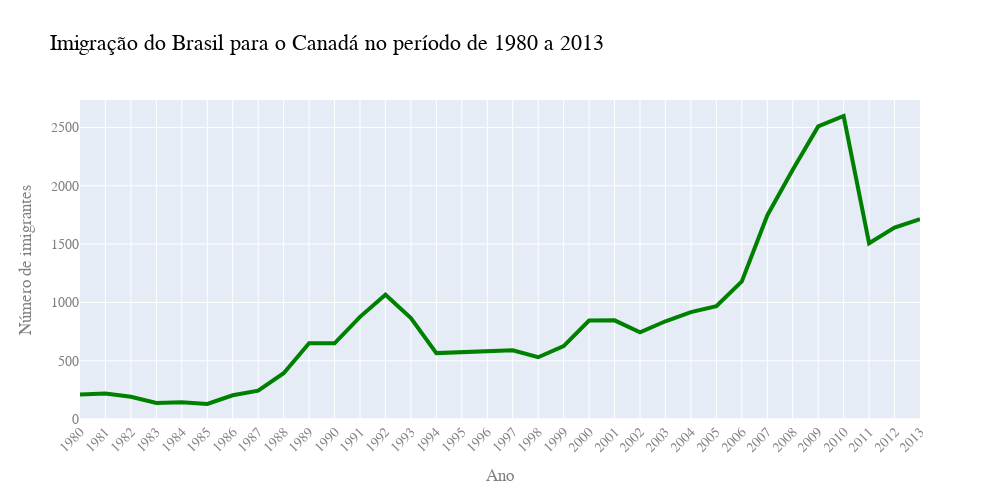

Notebook code cell kept with this figure:
### Code cell
fig = px.line(dados_brasil, x='ano', y='imigrantes',
              title='Imigração do Brasil para o Canadá no período de 1980 a 2013')
fig.update_traces(line_color='green', line_width=4)
fig.update_layout(width=1000, height=500,
                  xaxis={'tickangle': -45},
                  font_family='Arial',
                  font_size=14,
                  font_color='grey',
                  title_font_color='black',
                  title_font_size=22,
                  xaxis_title='Ano',
                  yaxis_title='Número de imigrantes')
fig.show()

### Figure 1 — Plotly figure (JSON) as saved in the notebook; plotly's stock layout.template omitted (floating-point values rounded to 4 significant figures)
{"data": [{"hovertemplate": "ano=%{x}<br>imigrantes=%{y}<extra></extra>", "legendgroup": "", "line": {"color": "green", "dash": "solid", "width": 4}, "marker": {"symbol": "circle"}, "mode": "lines", "name": "", "orientation": "v", "showlegend": false, "type": "scatter", "x": ["1980", "1981", "1982", "1983", "1984", "1985", "1986", "1987", "1988", "1989", "1990", "1991", "1992", "1993", "1994", "1995", "1996", "1997", "1998", "1999", "2000", "2001", "2002", "2003", "2004", "2005", "2006", "2007", "2008", "2009", "2010", "2011", "2012", "2013"], "xaxis": "x", "y": [211, 220, 192, 139, 145, 130, 205, 244, 394, 650, 650, 877, 1066, 866, 566, 572, 586, 591, 531, 626, 845, 847, 745, 839, 917, 969, 1181, 1746, 2138, 2509, 2598, 1508, 1642, 1714], "yaxis": "y"}], "layout": {"font": {"color": "grey", "family": "Arial", "size": 14}, "height": 500, "legend": {"tracegroupgap": 0}, "title": {"font": {"color": "black", "size": 22}, "text": "Imigração do Brasil para o Canadá no período de 1980 a 2013"}, "width": 1000, "xaxis": {"anchor": "y", "domain": [0, 1], "tickangle": -45, "title": {"text": "Ano"}}, "yaxis": {"anchor": "x", "domain": [0, 1], "title": {"text": "Número de imigrantes"}}}}
